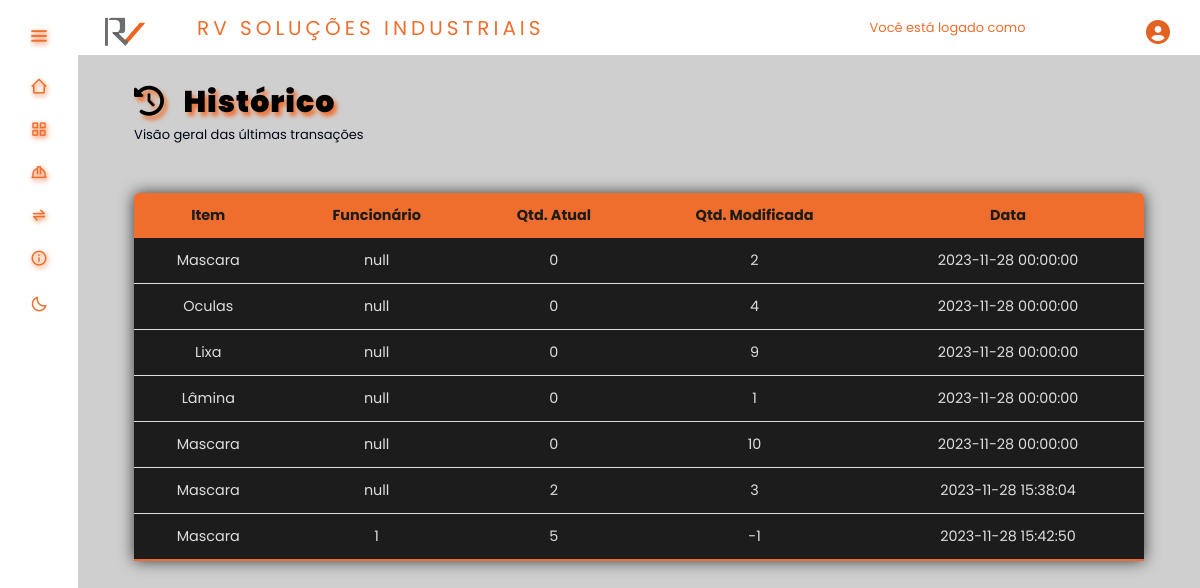
/telas/historico.php (signed in), run on the app's committed database.
### tables this page shows
CREATE TABLE `movimentacao` (
  `id_mov` int(11) NOT NULL,
  `Data` datetime DEFAULT NULL,
  `QntdAtual` int(11) NOT NULL,
  `QntdModificada` int(11) DEFAULT NULL,
  `Produto_id` int(11) DEFAULT NULL,
  `Usuario_id` int(11) DEFAULT NULL,
  `Funcionario_id` int(11) DEFAULT NULL
);

CREATE TABLE `produto` (
  `id_produto` int(11) NOT NULL,
  `Quantidade` int(11) DEFAULT NULL,
  `Valor` decimal(6,2) DEFAULT NULL,
  `Modelo` varchar(100) DEFAULT NULL,
  `Descricao` varchar(100) DEFAULT NULL,
  `Tipo` int(11) DEFAULT NULL,
  `Fornecedor_id` int(11) DEFAULT NULL
);

### telas/function.php (called while the page is built, shortened)
<?php
    function historico() {
        $historicos = innerJoin("id_mov, id_produto, Descricao, Funcionario_id, QntdModificada, Data, Produto_id, QntdAtual ",
        "movimentacao", "produto", "movimentacao.Produto_id", "produto.id_produto");
    }
    function innerJoin ($data = null, $table = null, $tableInner = null, $table01Column = null, $p = null) {
        $database = open_database();
        $found = null;
        try{
            if($p) {
              $sql = "SELECT " . $data . " FROM " . $table . " INNER JOIN " . $tableInner . " ON " . $table01Column . "=" . $p;
              $result = $database->query($sql);
              if($result->num_rows > 0)  {
                  $found = array();
                  while ($row = $result->fetch_assoc()) {
                    array_push($found, $row);
                  }
              } else{
                  throw new Exception("Não foram encontrados registros de dados!");
              }
            }
        } catch (Exception $e)  {
            $_SESSION['message'] = "Ocorreu um erro: " . $e->getMessage();
            $_SESSION['type'] = "danger";
        }
        return $found;
    }

### telas/historico.php (the view, shortened to what this page needs)
<?php
    require_once "function.php";
    historico();
?>
<!DOCTYPE html>
<html>
    <head>
                <link href='https://unpkg.com/boxicons@2.1.4/css/boxicons.min.css' rel='stylesheet'>
                <link rel="stylesheet" href="<?php echo BASEURL; ?>css/historico.css"/>
                <link rel="stylesheet" href="<?php echo BASEURL; ?>inc/style.css"/>
                <link rel="stylesheet" href="<?php echo BASEURL; ?>inc/styleDark.css">
                <link rel="stylesheet" href="https://cdnjs.cloudflare.com/ajax/libs/font-awesome/6.4.2/css/all.min.css" />
    </head>
    <body>
        <div class="tittle">
            <h2 class="titulos"><i class="fa-solid fa-clock-rotate-left"></i> &nbsp; Histórico</h2>
            <p id="subtitulo">Visão geral das últimas transações</p>
        </div>
        <main>
            <table class="content-table">
                <thead>
                    <tr>
                        <th>Item</th>
                        <th>Funcionário</th>
                        <th>Qtd. Atual</th>
                        <th>Qtd. Modificada</th>
                        <th>Data</th>
                    </tr>
                </thead>
                <tbody>
                    <?php if ($historicos) :
                        foreach($historicos as $produto) :
                        echo '<tr>';
                            echo '<td>' . $produto['Descricao'] . '</td>';
                            if($produto['Funcionario_id'] === null){
                                echo '<td>' . "null" . '</td>';
                            } else {
                                echo '<td>' . $produto['Funcionario_id'] . '</td>';
                            }
                            echo '<td>' . $produto['QntdAtual'] . '</td>';
                            echo '<td>' . $produto['QntdModificada'] . '</td>';
                            echo '<td>' . $produto['Data'] . '</td>';
                        echo '</tr>';
                        endforeach ;
                        else :
                        echo '<tr>';
                            echo '<td colspan="7">Nenhum registro encontrado.</td>';
                        echo '</tr>';
                    endif ; ?>
                </tbody>
            </table>
        </main>
    </body>
</html>

### inc/style.css (style rules this page uses)
:root { --color-default:#1c1c1c; --color-second: #D3D3D3; --color-white:#89817D; --color-body:#4A3F35; --color-black:#F06E2D; --search-bar: #F2F2F2; --search-text: #010718; }
* { padding: 0%; margin: 0%; box-sizing: border-box; font-family: 'Poppins', sans-serif; }
* { margin: 0; padding: 0; box-sizing: border-box; }
* { box-sizing: border-box }
body { font-family: Verdana, sans-serif; margin:0 }
.tittle { font-family: 'Poppins', sans-serif; }
.tittle > .titulos { font-family: 'Poppins', sans-serif; margin: 25px 0 0 5%; color: var(--color-black); font-size: 30px; font-weight: 1000; text-shadow: 3px 4px 4px var(--color-black); letter-spacing: 1px; color: black; font-size: 30px; font-weight: 1000; }
#subtitulo { color: var(--color-white); }
.content-table { border-collapse: collapse; margin: 6vh auto; font-size: 0.9em; width: 90%; border-radius: 5px 5px 0 0; overflow: hidden; box-shadow: 0 0 15px #383838; }
.content-table thead tr { background-color: #F06E2D; color: #1c1c1c; text-align: center; font-weight: bold; }
.content-table th, .content-table td { padding: 12px 15px; }
.content-table td { text-align: center; }
.content-table tbody tr { border-bottom: 1px solid #dddddd; }
.content-table tbody tr { background-color: #1c1c1c; color:#dddddd }
.content-table tbody tr:last-of-type { border-bottom: 2px solid #F06E2D }

### inc/styleDark.css (style rules this page uses)
:root { --color-default:#ffffff; --color-second: #bebebe; --color-white:#333333; --color-body:#cfcfcf; --color-black:#F06E2D; --search-bar: #F2F2F2; --search-text: #010718; }
#subtitulo { color: var(--search-text); }

### css/historico.css (style rules this page uses)
:root { --color-default:#1c1c1c; --color-second: #D3D3D3; --color-white:#89817D; --color-body:#4A3F35; --color-black:#F06E2D; }
* { font-family: 'Times New Roman', Times, serif; margin: 0; padding: 0; }
#subtitulo { font-size: small; color: var(--color-white); }
.tittle { margin: 25px 0 0 0px; font-size: 20px; }
.tittle > p { margin: 0 0 0 5%; }
main { margin: 20px 0 0 0; }
.content-table { border-collapse: collapse; margin: 30px auto; font-size: 15px; width: 90%; border-radius: 5px 5px 0 0; overflow: hidden; box-shadow: 0 0 15px #383838; }
.content-table thead tr { background-color: #F06E2D; color: #1c1c1c; text-align: center; font-weight: bold; }
.content-table th, .content-table td { padding: 12px 15px; }
.content-table td { text-align: center; }
.content-table tbody tr { border-bottom: 1px solid #dddddd; }
.content-table tbody tr { background-color: #1c1c1c; color:#dddddd }
.content-table tbody tr:last-of-type { border-bottom: 2px solid #F06E2D }

### data on the page
movimentacao: Produto.Descricao "Mascara", shows "null", QntdAtual "0", QntdModificada "2", Data "2023-11-28 00:00:00"
movimentacao: Produto.Descricao "Oculas", shows "null", QntdAtual "0", QntdModificada "4", Data "2023-11-28 00:00:00"
movimentacao: Produto.Descricao "Lixa", shows "null", QntdAtual "0", QntdModificada "9", Data "2023-11-28 00:00:00"
movimentacao: Produto.Descricao "Lâmina", shows "null", QntdAtual "0", QntdModificada "1", Data "2023-11-28 00:00:00"
movimentacao: Produto.Descricao "Mascara", shows "null", QntdAtual "0", QntdModificada "10", Data "2023-11-28 00:00:00"
movimentacao: Produto.Descricao "Mascara", shows "null", QntdAtual "2", QntdModificada "3", Data "2023-11-28 15:38:04"
movimentacao: Produto.Descricao "Mascara", Funcionario "1", QntdAtual "5", QntdModificada "-1", Data "2023-11-28 15:42:50"
